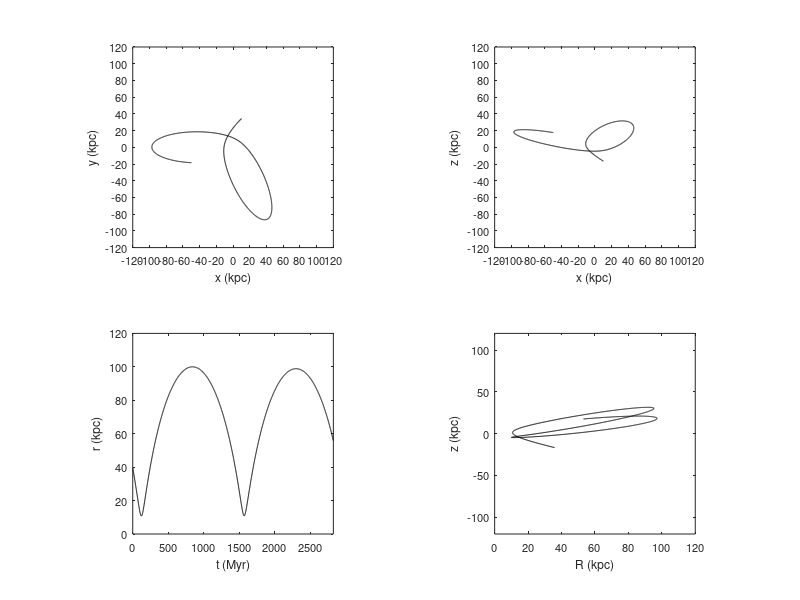

The MATLAB script that drew this image:
clear all
close all

data = load('ax_coeff.dat');

whitebg('w')

t = data(:,1);

x = data(:,12);
y = data(:,13);
z = data(:,14);

v_x = data(:,15);
v_y = data(:,16);
v_z = data(:,17);

R = sqrt(x.^2+y.^2);
r = sqrt(x.^2+y.^2+z.^2);



subplot(2,2,1), plot(x,y,'k')

xlabel('x (kpc)','fontsize',9)
ylabel('y (kpc)','fontsize',9)
axis([-120 120 -120 120])
set(gca,'xtick',(-120:20:120),'ytick',(-120:20:120),'fontsize',8)
axis square


subplot(2,2,2), plot(x,z,'k')

xlabel('x (kpc)','fontsize',9)
ylabel('z (kpc)','fontsize',9)
axis([-120 120 -120 120])
set(gca,'xtick',(-120:20:120),'ytick',(-120:20:120),'fontsize',8)
axis square

subplot(2,2,3), plot(t,r,'k')

xlabel('t (Myr)','fontsize',9)
ylabel('r (kpc)','fontsize',9)
axis([0 max(t) 0 120])
set(gca,'ytick',(0:20:120),'fontsize',8)
axis square


subplot(2,2,4), plot(R,z,'k')

xlabel('R (kpc)','fontsize',9)
ylabel('z (kpc)','fontsize',9)
axis square
axis([0 120 -120 120])
set(gca,'fontsize',8)



